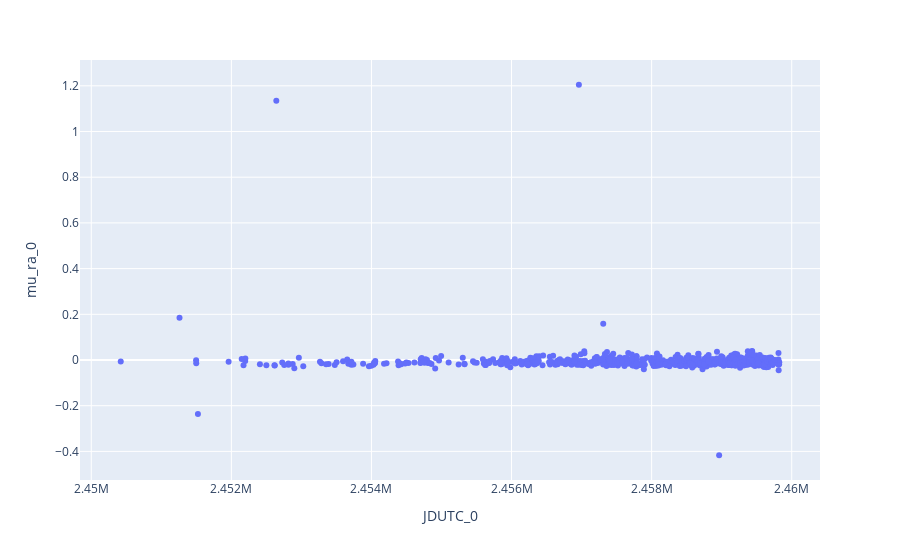

The code cell stored with this chart in its notebook:
### Code cell
fig = px.scatter(fp, x='JDUTC_0', y='mu_ra_0')
fig.show()

### Figure 1 — Plotly figure (JSON) as saved in the notebook; plotly's stock layout.template omitted (floating-point values rounded to 4 significant figures; data arrays with more than 128 entries replaced by an {"elided": "..."} marker saying what was removed)
{"data": [{"hovertemplate": "JDUTC_0=%{x}<br>mu_ra_0=%{y}<extra></extra>", "legendgroup": "", "marker": {"color": "#636efa", "symbol": "circle"}, "mode": "markers", "name": "", "orientation": "v", "showlegend": false, "type": "scatter", "x": {"elided": "685 float values"}, "xaxis": "x", "y": {"elided": "685 float values"}, "yaxis": "y"}], "layout": {"legend": {"tracegroupgap": 0}, "margin": {"t": 60}, "xaxis": {"anchor": "y", "domain": [0, 1], "title": {"text": "JDUTC_0"}}, "yaxis": {"anchor": "x", "domain": [0, 1], "title": {"text": "mu_ra_0"}}}}
